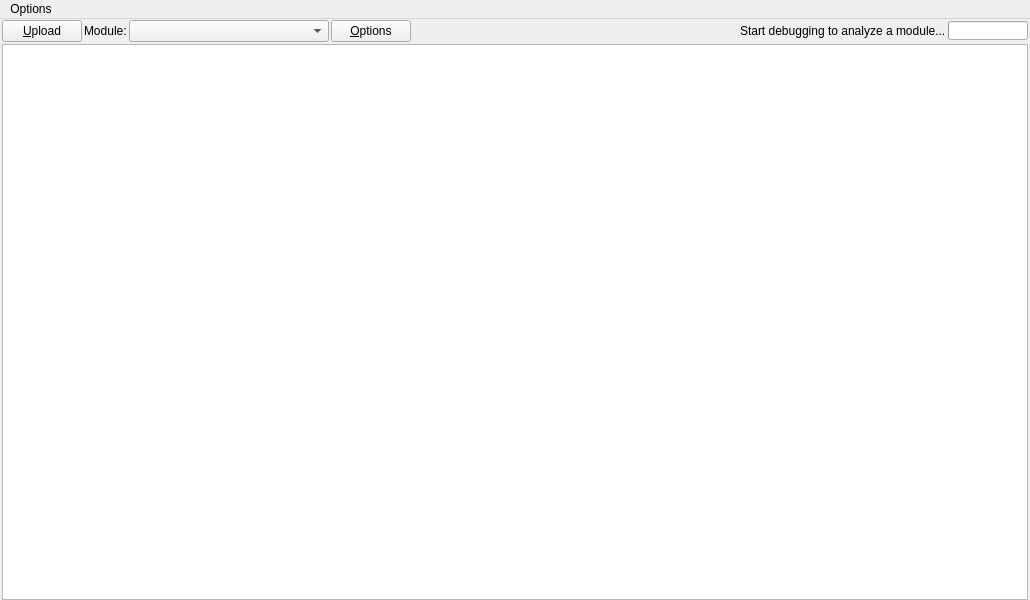
<?xml version="1.0" encoding="UTF-8"?>
<ui version="4.0">
 <class>PluginMainWindow</class>
 <widget class="QMainWindow" name="PluginMainWindow">
  <property name="geometry">
   <rect>
    <x>0</x>
    <y>0</y>
    <width>1030</width>
    <height>600</height>
   </rect>
  </property>
  <property name="windowTitle">
   <string>Malcore</string>
  </property>
  <property name="windowIcon">
   <iconset resource="resource.qrc">
    <normaloff>:/icons/images/icon.png</normaloff>:/icons/images/icon.png</iconset>
  </property>
  <widget class="QWidget" name="centralwidget">
   <layout class="QVBoxLayout" name="verticalLayout">
    <property name="spacing">
     <number>2</number>
    </property>
    <property name="leftMargin">
     <number>2</number>
    </property>
    <property name="topMargin">
     <number>1</number>
    </property>
    <property name="rightMargin">
     <number>2</number>
    </property>
    <property name="bottomMargin">
     <number>0</number>
    </property>
    <item>
     <layout class="QHBoxLayout" name="horizontalLayout">
      <item>
       <widget class="QPushButton" name="buttonUpload">
        <property name="text">
         <string>&amp;Upload</string>
        </property>
       </widget>
      </item>
      <item>
       <widget class="QLabel" name="labelModule">
        <property name="text">
         <string>Module:</string>
        </property>
       </widget>
      </item>
      <item>
       <widget class="QComboBox" name="comboModules">
        <property name="minimumSize">
         <size>
          <width>200</width>
          <height>0</height>
         </size>
        </property>
        <property name="sizeAdjustPolicy">
         <enum>QComboBox::AdjustToContents</enum>
        </property>
       </widget>
      </item>
      <item>
       <widget class="QPushButton" name="buttonOptions">
        <property name="text">
         <string>&amp;Options</string>
        </property>
       </widget>
      </item>
      <item>
       <spacer name="horizontalSpacer">
        <property name="orientation">
         <enum>Qt::Horizontal</enum>
        </property>
        <property name="sizeHint" stdset="0">
         <size>
          <width>40</width>
          <height>20</height>
         </size>
        </property>
       </spacer>
      </item>
      <item>
       <widget class="QLabel" name="labelStatus">
        <property name="sizeIncrement">
         <size>
          <width>0</width>
          <height>0</height>
         </size>
        </property>
        <property name="text">
         <string>Start debugging to analyze a module...</string>
        </property>
       </widget>
      </item>
      <item>
       <widget class="QProgressBar" name="progressBar">
        <property name="minimumSize">
         <size>
          <width>0</width>
          <height>0</height>
         </size>
        </property>
        <property name="maximumSize">
         <size>
          <width>80</width>
          <height>19</height>
         </size>
        </property>
        <property name="value">
         <number>0</number>
        </property>
        <property name="textVisible">
         <bool>false</bool>
        </property>
       </widget>
      </item>
     </layout>
    </item>
    <item>
     <widget class="QTextBrowser" name="editReport">
      <property name="openExternalLinks">
       <bool>true</bool>
      </property>
      <property name="openLinks">
       <bool>false</bool>
      </property>
     </widget>
    </item>
   </layout>
  </widget>
  <widget class="QMenuBar" name="menubar">
   <property name="geometry">
    <rect>
     <x>0</x>
     <y>0</y>
     <width>1030</width>
     <height>22</height>
    </rect>
   </property>
   <widget class="QMenu" name="menuOptions">
    <property name="title">
     <string>Options</string>
    </property>
    <addaction name="actionExampleReport"/>
    <addaction name="actionLogin"/>
   </widget>
   <addaction name="menuOptions"/>
  </widget>
  <action name="actionExampleReport">
   <property name="text">
    <string>E&amp;xample Report</string>
   </property>
  </action>
  <action name="actionLogin">
   <property name="text">
    <string>&amp;Login</string>
   </property>
  </action>
 </widget>
 <tabstops>
  <tabstop>buttonUpload</tabstop>
  <tabstop>comboModules</tabstop>
  <tabstop>buttonOptions</tabstop>
 </tabstops>
 <resources>
  <include location="resource.qrc"/>
 </resources>
 <connections/>
</ui>
